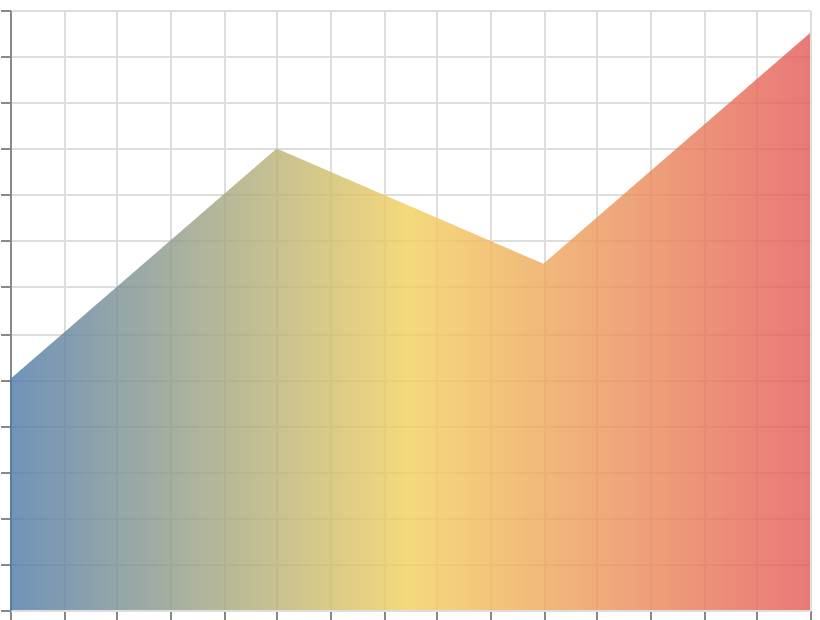

Here is the Vega-Lite specification saved for this chart:
### Vega specification from a JSON file in a GitHub repository (floating-point values rounded to 4 significant figures)
{"$schema": "https://vega.github.io/schema/vega/v6.json", "width": 400, "height": 300, "padding": 5, "autosize": "none", "signals": [{"name": "fill_color", "value": {"gradient": "linear", "x1": 0, "y1": 0, "x2": 1, "y2": 0, "stops": [{"offset": 0, "color": "#4c78a8"}, {"offset": 0.5, "color": "#f2cf5b"}, {"offset": 1, "color": "#e45756"}]}}], "data": [{"name": "table", "values": [{"x": 0, "y": 10}, {"x": 1, "y": 20}, {"x": 2, "y": 15}, {"x": 3, "y": 25}]}], "scales": [{"name": "x", "type": "linear", "domain": {"data": "table", "field": "x"}, "range": "width", "nice": true}, {"name": "y", "type": "linear", "domain": {"data": "table", "field": "y"}, "range": [{"signal": "height"}, 0], "nice": true}], "marks": [{"type": "area", "from": {"data": "table"}, "encode": {"update": {"x": {"scale": "x", "field": "x"}, "y": {"scale": "y", "field": "y"}, "y2": {"scale": "y", "value": 0}, "fill": {"signal": "fill_color"}, "fillOpacity": {"value": 0.8}}}}], "axes": [{"scale": "x", "orient": "bottom", "grid": true, "labels": false}, {"scale": "y", "orient": "left", "grid": true, "labels": false}]}
